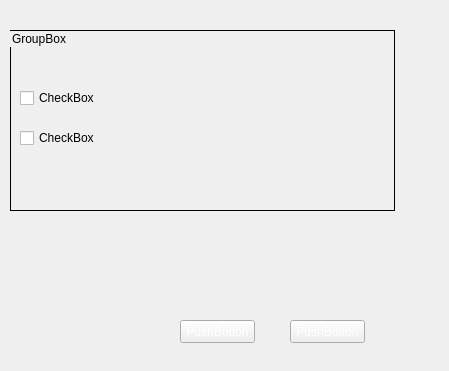
<?xml version="1.0" encoding="UTF-8"?>
<ui version="4.0">
 <class>FormSystemSetting</class>
 <widget class="QWidget" name="FormSystemSetting">
  <property name="geometry">
   <rect>
    <x>0</x>
    <y>0</y>
    <width>449</width>
    <height>371</height>
   </rect>
  </property>
  <property name="minimumSize">
   <size>
    <width>449</width>
    <height>371</height>
   </size>
  </property>
  <property name="maximumSize">
   <size>
    <width>449</width>
    <height>371</height>
   </size>
  </property>
  <property name="windowTitle">
   <string>Form</string>
  </property>
  <property name="styleSheet">
   <string notr="true">QWidget#FormSystemSetting
{
	border-image:url(Skin/bg_full_big.png);
}

QPushButton{ 
border-image:url(Skin/SmallChangeableButton_1.png);
	color: rgb(255, 255, 255);
}
QPushButton:pressed{ 
border-image:url(Skin/SmallChangeableButton_3.png);
}
QPushButton:hover{
border-image:url(Skin/SmallChangeableButton_3.png);
	color: rgb(0, 0, 0);
}
QPushButton:disabled{
border-image:url(Skin/SmallChangeableButton_2.png);
	color: rgb(0, 0, 0);
}</string>
  </property>
  <widget class="QLabel" name="labelSettings">
   <property name="geometry">
    <rect>
     <x>20</x>
     <y>30</y>
     <width>81</width>
     <height>16</height>
    </rect>
   </property>
   <property name="text">
    <string/>
   </property>
  </widget>
  <widget class="QGroupBox" name="groupBoxStartUp">
   <property name="geometry">
    <rect>
     <x>10</x>
     <y>30</y>
     <width>385</width>
     <height>181</height>
    </rect>
   </property>
   <property name="minimumSize">
    <size>
     <width>385</width>
     <height>181</height>
    </size>
   </property>
   <property name="maximumSize">
    <size>
     <width>331</width>
     <height>181</height>
    </size>
   </property>
   <property name="styleSheet">
    <string notr="true">QGroupBox
{
    border:1px Solid black;
	color:rgb(0, 0, 0);
    
}
</string>
   </property>
   <property name="title">
    <string>GroupBox</string>
   </property>
   <widget class="QCheckBox" name="checkBoxStartWithMinimize">
    <property name="geometry">
     <rect>
      <x>10</x>
      <y>60</y>
      <width>311</width>
      <height>16</height>
     </rect>
    </property>
    <property name="cursor">
     <cursorShape>PointingHandCursor</cursorShape>
    </property>
    <property name="styleSheet">
     <string notr="true">
color: rgb(0, 0, 0);</string>
    </property>
    <property name="text">
     <string>CheckBox</string>
    </property>
   </widget>
   <widget class="QCheckBox" name="checkBoxOpenUrlWhenConnected">
    <property name="geometry">
     <rect>
      <x>10</x>
      <y>100</y>
      <width>390</width>
      <height>16</height>
     </rect>
    </property>
    <property name="cursor">
     <cursorShape>PointingHandCursor</cursorShape>
    </property>
    <property name="styleSheet">
     <string notr="true">
color: rgb(0, 0, 0);</string>
    </property>
    <property name="text">
     <string>CheckBox</string>
    </property>
   </widget>
  </widget>
  <widget class="QPushButton" name="pushButtonApply">
   <property name="geometry">
    <rect>
     <x>180</x>
     <y>320</y>
     <width>75</width>
     <height>23</height>
    </rect>
   </property>
   <property name="cursor">
    <cursorShape>PointingHandCursor</cursorShape>
   </property>
   <property name="text">
    <string>PushButton</string>
   </property>
  </widget>
  <widget class="QPushButton" name="pushButtonCancel">
   <property name="geometry">
    <rect>
     <x>290</x>
     <y>320</y>
     <width>75</width>
     <height>23</height>
    </rect>
   </property>
   <property name="cursor">
    <cursorShape>PointingHandCursor</cursorShape>
   </property>
   <property name="text">
    <string>PushButton</string>
   </property>
  </widget>
 </widget>
 <resources/>
 <connections/>
</ui>
